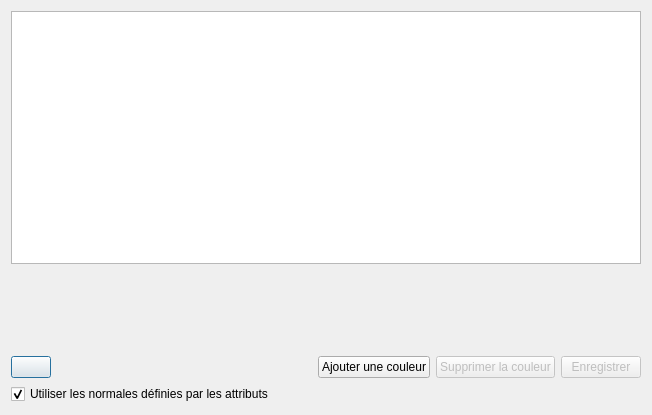
<?xml version="1.0" encoding="UTF-8"?>
<ui version="4.0">
 <class>GPointsAttributesManager</class>
 <widget class="QDialog" name="GPointsAttributesManager">
  <property name="geometry">
   <rect>
    <x>0</x>
    <y>0</y>
    <width>652</width>
    <height>415</height>
   </rect>
  </property>
  <property name="windowTitle">
   <string>Configurer les couleurs des points</string>
  </property>
  <layout class="QHBoxLayout" name="horizontalLayout">
   <item>
    <layout class="QVBoxLayout" name="verticalLayout">
     <property name="bottomMargin">
      <number>0</number>
     </property>
     <item>
      <widget class="QTreeView" name="treeView"/>
     </item>
     <item>
      <layout class="QVBoxLayout" name="layoutEditGradient">
       <property name="topMargin">
        <number>0</number>
       </property>
       <item>
        <widget class="GColorGradientView" name="colorGradientView" native="true">
         <property name="minimumSize">
          <size>
           <width>0</width>
           <height>80</height>
          </size>
         </property>
        </widget>
       </item>
       <item>
        <layout class="QHBoxLayout" name="horizontalLayout_3">
         <property name="topMargin">
          <number>0</number>
         </property>
         <item>
          <widget class="QtColorPicker" name="pushButtonColorPicker">
           <property name="text">
            <string/>
           </property>
          </widget>
         </item>
         <item>
          <spacer name="horizontalSpacer">
           <property name="orientation">
            <enum>Qt::Horizontal</enum>
           </property>
           <property name="sizeHint" stdset="0">
            <size>
             <width>40</width>
             <height>20</height>
            </size>
           </property>
          </spacer>
         </item>
         <item>
          <widget class="QPushButton" name="pushButtonAddColor">
           <property name="enabled">
            <bool>true</bool>
           </property>
           <property name="text">
            <string>Ajouter une couleur</string>
           </property>
          </widget>
         </item>
         <item>
          <widget class="QPushButton" name="pushButtonDeleteColor">
           <property name="enabled">
            <bool>false</bool>
           </property>
           <property name="text">
            <string>Supprimer la couleur</string>
           </property>
          </widget>
         </item>
         <item>
          <widget class="QPushButton" name="pushButtonSave">
           <property name="enabled">
            <bool>false</bool>
           </property>
           <property name="text">
            <string>Enregistrer</string>
           </property>
          </widget>
         </item>
        </layout>
       </item>
      </layout>
     </item>
     <item>
      <layout class="QVBoxLayout" name="verticalLayout_2">
       <property name="bottomMargin">
        <number>0</number>
       </property>
       <item>
        <widget class="QCheckBox" name="checkBoxShowNormals">
         <property name="text">
          <string>Utiliser les normales définies par les attributs</string>
         </property>
         <property name="checked">
          <bool>true</bool>
         </property>
        </widget>
       </item>
      </layout>
     </item>
    </layout>
   </item>
  </layout>
 </widget>
 <customwidgets>
  <customwidget>
   <class>GColorGradientView</class>
   <extends>QWidget</extends>
   <header>view/DocumentView/GraphicsViews/ColorGradient/gcolorgradientview.h</header>
   <container>1</container>
  </customwidget>
  <customwidget>
   <class>QtColorPicker</class>
   <extends>QPushButton</extends>
   <header>qtcolorpicker/qtcolorpicker.h</header>
  </customwidget>
 </customwidgets>
 <resources/>
 <connections/>
</ui>
